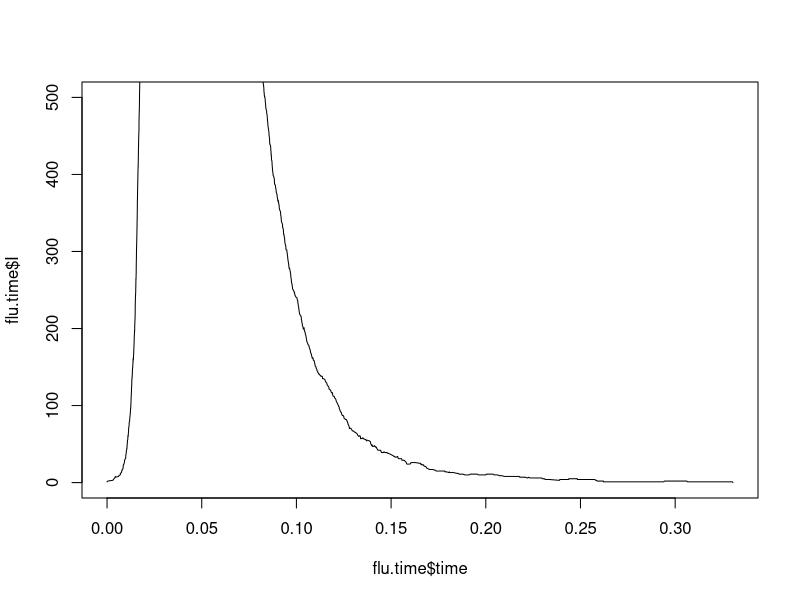

Write R code to recreate this figure.
# Replication of stochastic model from Dushoff et al (2004)
# JL 07.17.14

# Gillespie Algorithm

# In the Dushoff model have S - I, I - R and R - S 'events'
# For S - I   have s- i+ ro
# For I - R   have so i- r+
# For R - S   have s+ io r-

# the rate expressions for these 'events' weights the decision for which event
# goes next- calculate each one based on the current number of each S I R, then 
# pick one randomly based on weighted probabilities, then need to update the values
# based on the above matrix

# rate S - I is beta*I*S/N
# rate I - R is I/dur.inf
# rate R - S is (N-S-I)/dur.imm

# time to the next event is exp(beta*I*S/N + I/dur.inf + (N-S-I)/dur.imm)
# probability event is type i- p_i = lambda_i / sum(lambdai_i)for all i

# initial time
init.time<-0
# end of time
max.time<-20

# params
beta.zero<-400
beta.one<-0.02
inf<-0.025
imm<-4
pop<-5000
  
# function with constant beta first to test code works
flu.func<-function(time,S,I,R,beta0=beta.zero,beta1=beta.one,dur.inf=inf,dur.imm=imm,N=pop){

  beta.t.func<-function(b0,b1,t){
    beta.t<-b0*(1 + b1*cos(2*pi*(t)))
    return(beta.t)
  }
  beta<-beta.t.func(b0=beta0,b1=beta1,t=time)
  
s.i<- beta*I*S/N
i.r<- I/dur.inf
r.s<- (N-S-I)/dur.imm

lambda_event<- sum(s.i, i.r, r.s)
tau_event<- rexp(1, rate= lambda_event)

t.next<- time + tau_event
# need to pick an event at random, weighted by the probability 

rand.no<-runif(1)
if(rand.no < s.i/lambda_event){
  S<- S-1
  I<- I+1
}else{
      if(rand.no < (s.i+i.r)/lambda_event){
        I<- I-1
        R<- R+1
      }else{
          R<- R-1
          S<- S+1
  }
}
return(data.frame(time=t.next,S=S,I=I,R=R))
}

flu.time<-data.frame(time=init.time,S=pop-1,I=1,R=0)
t.next<-flu.time
while(t.next$time< max.time & t.next$I>0){
  t.next<-flu.func(time=t.next$time,S=t.next$S,I=t.next$I,R=t.next$R)
  flu.time<-rbind(flu.time,t.next)
}

plot(flu.time$time,flu.time$I,type="l",ylim=c(0,500))

